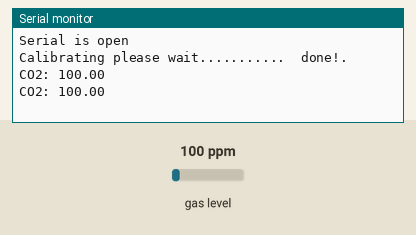
This program was run on a simulated ESP32. Parts: the last lines printed to the serial monitor. The inputs (shaded band) are chosen by the test bench; at power-on: gas level 100 ppm.

Above: at 5.8 s.
5.9 s: gas level set to 20 ppm
At 11.3 s:
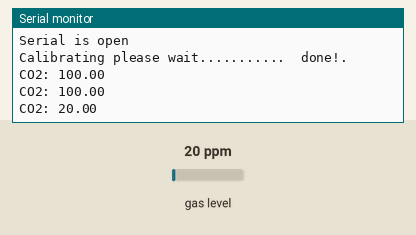
11.9 s: gas level set to 250 ppm
At 16.3 s:
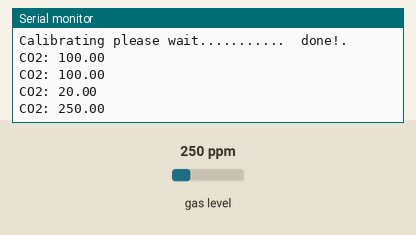
Timing chart, 0 to 17.8 s (numbered marks = the images above; inputs shaded):
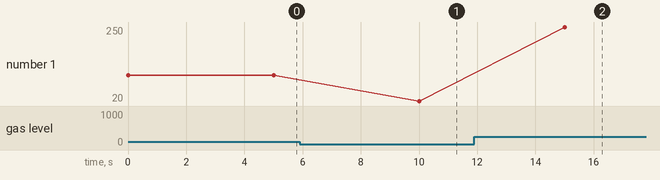

The program:

main.cpp
```cpp
#include <Arduino.h>
#include <Wire.h>
#include "MAX30100_PulseOximeter.h"
#include <MQUnifiedsensor.h>

#define REPORTING_PERIOD_MS 1000

#define placa "ESP-32"
#define Voltage_Resolution 3.3
#define pin 34
#define type "MQ-135"
#define ADC_Bit_Resolution 12
#define RatioMQ135CleanAir 3.6
double CO2 = (0);
MQUnifiedsensor MQ135(placa, Voltage_Resolution, ADC_Bit_Resolution, pin, type);


void setup()
{
    Serial.begin(115200);
    if(Serial) Serial.println("Serial is open");

    //Set math model to calculate the PPM concentration and the value of constants
    MQ135.setRegressionMethod(1); //_PPM =  a*ratio^b
    MQ135.setA(110.47);
    MQ135.setB(-2.862);
    // Configurate the ecuation values to get NH4 concentration
    MQ135.init();
    Serial.print("Calibrating please wait.");
    float calcR0 = 0;
    for(int i = 1; i<=10; i ++)   {
        MQ135.update(); // Update data, the arduino will be read the voltage on the analog pin
        calcR0 += MQ135.calibrate(RatioMQ135CleanAir);
        Serial.print(".");
    }
    MQ135.setR0(calcR0/10);
    Serial.println("  done!.");
    if(isinf(calcR0)) { Serial.println("Warning: Conection issue founded, R0 is infite (Open circuit detected) please check your wiring and supply"); while(1);}
    if(calcR0 == 0){Serial.println("Warning: Conection issue founded, R0 is zero (Analog pin with short circuit to ground) please check your wiring and supply"); while(1);}
    /*****************************  MQ CAlibration **************************/
    MQ135.serialDebug(false);
}

void loop() {
    MQ135.update(); // Update data, the arduino will be read the voltage on the analog pin
    CO2 = MQ135.readSensor(); // Sensor will read CO2 concentration using the model and a and b values setted before or in the setup
    Serial.print("CO2: ");
    Serial.println(CO2);
    delay(5000);
}
```

Measured:
- after the input at 5.9 s, the serial monitor: prints a new line after 4.1 s (image 1)
- after the input at 11.9 s, the serial monitor: prints a new line after 3.1 s (image 2)
- plotted number 1: 100 → 20 after the input at 5.9 s, 20 → 250 after the input at 11.9 s
